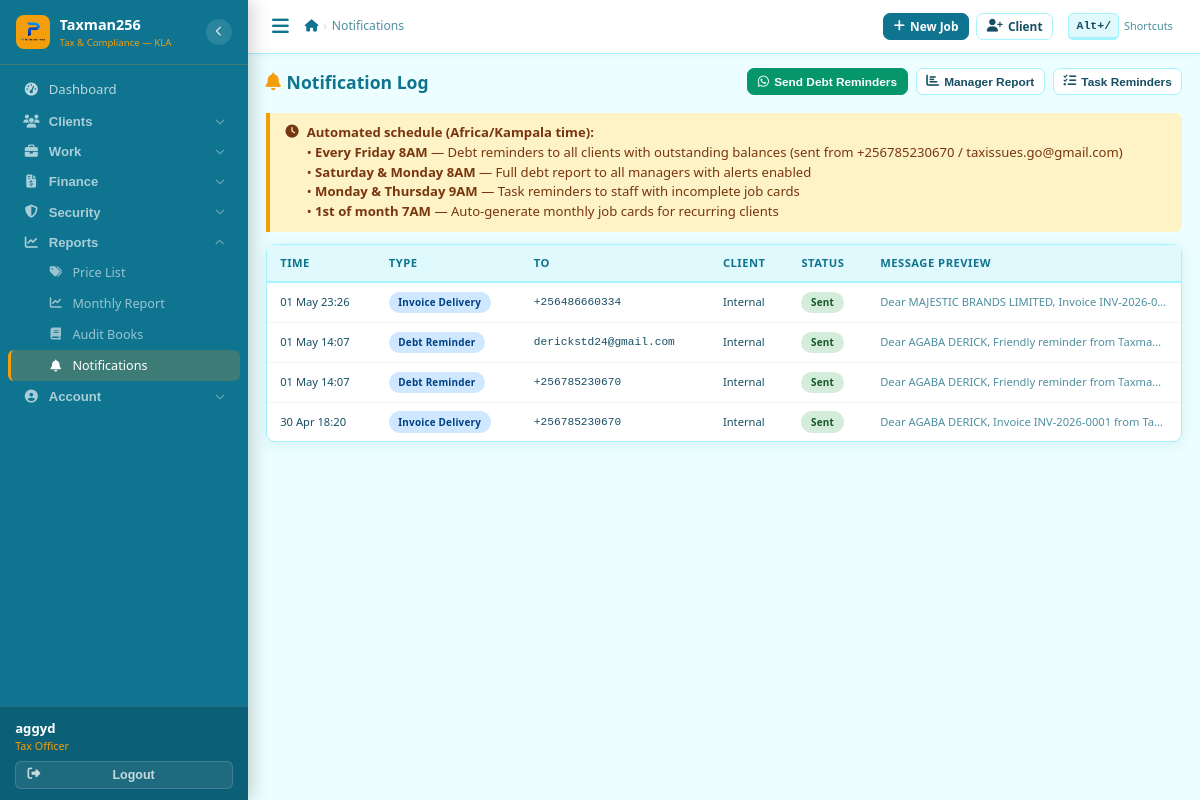
/notifications/ (signed in), run on the app's committed database.
### core/models.py (models this page shows, shortened)
class User(AbstractUser):
    ROLE_CHOICES = [
        ('receptionist', 'Receptionist'),
        ('tax_officer',  'Tax Officer'),
        ('senior_officer','Senior Officer'),
        ('manager',      'Manager'),
        ('admin',        'Admin'),
    ]
    THEME_CHOICES = [
        ('ocean',    'Ocean Teal'),
    ]
    role              = models.CharField(max_length=20, choices=ROLE_CHOICES, default='tax_officer')
    phone_whatsapp    = models.CharField(max_length=20, blank=True,
                                         help_text='WhatsApp number used for sending reminders (e.g. +256785230670)')
    email_notify      = models.EmailField(blank=True,
                                          help_text='Email used for sending communications (e.g. taxissues.go@gmail.com)')
    is_active_staff   = models.BooleanField(default=True)
    date_joined_firm  = models.DateField(null=True, blank=True)
    receive_debt_alerts = models.BooleanField(default=True,
                                               help_text='Receive Saturday/Monday debt reports')
    receive_task_reminders = models.BooleanField(default=True,
                                                  help_text='Receive reminders for incomplete tasks')
    ui_theme          = models.CharField(max_length=20, choices=THEME_CHOICES, default='ocean')

### notifications/models.py (models this page shows, shortened)
class NotificationLog(models.Model):
    TYPE = [
        ('debt_reminder','Debt Reminder'),('invoice_delivery','Invoice Delivery'),
        ('deadline_alert','Deadline Alert'),('internal_alert','Internal Manager Alert'),
        ('payment_confirmation','Payment Confirmation'),
    ]
    STATUS = [('queued','Queued'),('sent','Sent'),('delivered','Delivered'),('failed','Failed')]
    client = models.ForeignKey(Client, on_delete=models.SET_NULL, null=True, blank=True)
    recipient_number = models.CharField(max_length=30)
    message_type = models.CharField(max_length=30, choices=TYPE)
    message_body = models.TextField()
    attachment_url = models.URLField(blank=True)
    status = models.CharField(max_length=20, choices=STATUS, default='queued')
    sent_at = models.DateTimeField(null=True, blank=True)
    error_message = models.TextField(blank=True)
    triggered_by = models.ForeignKey(User, on_delete=models.SET_NULL, null=True, blank=True)
    created_at = models.DateTimeField(auto_now_add=True)
    class Meta:
        ordering = ['-created_at']

### notifications/views.py (the view)
# urls.py: path('',               views.notification_list,       name='list'),
@login_required
def notification_list(request):
    logs = NotificationLog.objects.select_related('client','triggered_by').all()[:200]
    return render(request, 'notifications/log_list.html', {'logs': logs})

### templates/notifications/log_list.html (shortened to what this page needs)
{% extends 'base.html' %}
{% block nav_notif %}active{% endblock %}
{% block breadcrumbs %}<li class="active">Notifications</li>{% endblock %}
{% block content %}
<div class="page-hdr">
  <h4 class="page-title"><i class="fas fa-bell"></i>Notification Log</h4>
  <div class="flex gap-2 flex-wrap">
    <form method="post" action="{% url 'notifications:send_reminders' %}">{% csrf_token %}
      <button class="btn btn-success btn-sm"><i class="fab fa-whatsapp"></i> Send Debt Reminders</button>
    </form>
    <form method="post" action="{% url 'notifications:manager_report' %}">{% csrf_token %}
      <button class="btn btn-outline btn-sm"><i class="fas fa-chart-bar"></i> Manager Report</button>
    </form>
    <form method="post" action="{% url 'notifications:task_reminders' %}">{% csrf_token %}
      <button class="btn btn-outline btn-sm"><i class="fas fa-tasks"></i> Task Reminders</button>
    </form>
  </div>
</div>
<div class="alert alert-note mb-3">
  <i class="fas fa-clock"></i>
  <div>
    <strong>Automated schedule (Africa/Kampala time):</strong><br>
    • <strong>Every Friday 8AM</strong> — Debt reminders to all clients with outstanding balances (sent from {{ firm_phone }} / {{ firm_email }})<br>
    • <strong>Saturday &amp; Monday 8AM</strong> — Full debt report to all managers with alerts enabled<br>
    • <strong>Monday &amp; Thursday 9AM</strong> — Task reminders to staff with incomplete job cards<br>
    • <strong>1st of month 7AM</strong> — Auto-generate monthly job cards for recurring clients
  </div>
</div>
<div class="card">
  <div class="tbl-wrap">
    <table class="tbl">
      <thead><tr><th>Time</th><th>Type</th><th>To</th><th>Client</th><th>Status</th><th>Message Preview</th></tr></thead>
      <tbody>
        {% for log in logs %}
        <tr>
          <td class="fs-xs" style="white-space:nowrap">{{ log.created_at|date:"d M H:i" }}</td>
          <td><span class="badge badge-open" style="font-size:.62rem">{{ log.get_message_type_display }}</span></td>
          <td class="fs-xs" style="font-family:monospace">{{ log.recipient_number }}</td>
          <td class="fs-xs">{{ log.client.get_display_name|default:"Internal"|truncatechars:18 }}</td>
          <td><span class="badge badge-{% if log.status == 'sent' or log.status == 'delivered' %}active{% elif log.status == 'failed' %}suspended{% else %}in_progress{% endif %}" style="font-size:.62rem">{{ log.get_status_display }}</span></td>
          <td class="fs-xs text-muted" style="max-width:280px;overflow:hidden;text-overflow:ellipsis;white-space:nowrap">{{ log.message_body|truncatechars:70 }}</td>
        </tr>
        {% empty %}
        <tr><td colspan="6"><div class="empty-state"><i class="fas fa-bell"></i><p>No notifications yet. Click a button above to trigger one manually.</p></div></td></tr>
        {% endfor %}
      </tbody>
    </table>
  </div>
</div>
{% endblock %}

### templates/base.html (shortened to what this page needs)
{% load static %}<!DOCTYPE html>
<html lang="en">
<head>
<link rel="stylesheet" href="https://cdnjs.cloudflare.com/ajax/libs/font-awesome/6.5.0/css/all.min.css">
<link rel="stylesheet" href="https://cdnjs.cloudflare.com/ajax/libs/select2/4.1.0-rc.0/css/select2.min.css">
<link rel="stylesheet" href="https://cdn.jsdelivr.net/npm/select2-bootstrap-5-theme@1.3.0/dist/select2-bootstrap-5-theme.min.css">
<link rel="stylesheet" href="https://cdnjs.cloudflare.com/ajax/libs/flatpickr/4.6.13/flatpickr.min.css">
<link rel="stylesheet" href="{% static 'css/app.css' %}?v=5">
</head>
<body data-theme="ocean">
{% if user.is_authenticated %}
<nav class="sidebar" id="sidebar">
  <div class="sb-brand">
    <div class="sb-icon"><img src="{% static 'icons/primeserver.png' %}" alt="Logo" style="width:100%;height:100%;object-fit:contain"></div>
    <div class="sb-brand-text">
      <div class="sb-brand-name">Taxman256</div>
      <div class="sb-brand-sub">Tax &amp; Compliance — KLA</div>
    </div>
    <button type="button" class="sb-toggle" id="sidebarToggle" title="Toggle sidebar">
      <i class="fas fa-chevron-left" id="sidebarToggleIcon"></i>
    </button>
  </div>
  <div class="sb-scroll">
    <a href="{% url 'dashboard:index' %}" class="sb-link {% block nav_dash %}{% endblock %}" title="Dashboard">
      <i class="fas fa-tachometer-alt"></i>
      <span class="sb-lbl">Dashboard</span>
    </a>
    <div class="sb-group" id="grp-clients">
      <button type="button" class="sb-group-hd" data-grp="grp-clients" data-href="{% url 'clients:list' %}" title="Clients">
        <i class="fas fa-users"></i>
        <span class="sb-lbl">Clients</span>
        <i class="fas fa-chevron-down sb-arrow"></i>
      </button>
    </div>
    <div class="sb-group" id="grp-work">
      <button type="button" class="sb-group-hd" data-grp="grp-work" data-href="{% url 'services:list' %}" title="Work">
        <i class="fas fa-briefcase"></i>
        <span class="sb-lbl">Work</span>
        <i class="fas fa-chevron-down sb-arrow"></i>
      </button>
    </div>
    <div class="sb-group" id="grp-finance">
      <button type="button" class="sb-group-hd" data-grp="grp-finance" data-href="{% url 'billing:list' %}" title="Finance">
        <i class="fas fa-file-invoice-dollar"></i>
        <span class="sb-lbl">Finance</span>
        <i class="fas fa-chevron-down sb-arrow"></i>
      </button>
    </div>
    <div class="sb-group" id="grp-security">
      <button type="button" class="sb-group-hd" data-grp="grp-security" data-href="{% url 'credentials:list' %}" title="Security">
        <i class="fas fa-shield-alt"></i>
        <span class="sb-lbl">Security</span>
        <i class="fas fa-chevron-down sb-arrow"></i>
      </button>
    </div>
    <div class="sb-group" id="grp-reports">
      <button type="button" class="sb-group-hd" data-grp="grp-reports" data-href="{% url 'documents:price_list' %}" title="Reports">
        <i class="fas fa-chart-line"></i>
        <span class="sb-lbl">Reports</span>
        <i class="fas fa-chevron-down sb-arrow"></i>
      </button>
      <div class="sb-sub" id="sub-reports">
        <a href="{% url 'documents:price_list' %}"     class="sb-link {% block nav_price %}{% endblock %}" title="Price List"><i class="fas fa-tags"></i><span class="sb-lbl">Price List</span></a>
        <a href="{% url 'documents:monthly_report' %}" class="sb-link" title="Monthly Report"><i class="fas fa-chart-line"></i><span class="sb-lbl">Monthly Report</span></a>
        <a href="{% url 'documents:audit_books' %}"    class="sb-link" title="Audit Books"><i class="fas fa-book"></i><span class="sb-lbl">Audit Books</span></a>
        <a href="{% url 'notifications:list' %}"       class="sb-link {% block nav_notif %}{% endblock %}" title="Notifications"><i class="fas fa-bell"></i><span class="sb-lbl">Notifications</span></a>
      </div>
    </div>
    <div class="sb-group" id="grp-account">
      <button type="button" class="sb-group-hd" data-grp="grp-account" data-href="{% url 'core:settings' %}" title="Account">
        <i class="fas fa-user-circle"></i>
        <span class="sb-lbl">Account</span>
        <i class="fas fa-chevron-down sb-arrow"></i>
      </button>
    </div>
  </div>
  <div class="sb-footer">
    <div class="sb-user-info">
      <div class="sb-uname">{{ user.get_full_name|default:user.username }}</div>
      <div class="sb-urole">{{ user.get_role_display }}{% if user.phone_whatsapp %} · {{ user.phone_whatsapp }}{% endif %}</div>
    </div>
    <form method="post" action="{% url 'logout' %}" style="margin:0">{% csrf_token %}
      <button type="submit" class="sb-logout-btn">
        <i class="fas fa-sign-out-alt"></i><span class="sb-lbl"> Logout</span>
      </button>
    </form>
  </div>
</nav>
<div class="main">
  <div class="topbar">
    <div class="topbar-l">
      <button class="hamburger" id="hamburger" aria-label="Menu"><i class="fas fa-bars"></i></button>
      <nav aria-label="breadcrumb"><ol class="bc">
        <li><a href="{% url 'dashboard:index' %}"><i class="fas fa-home"></i></a></li>
        {% block breadcrumbs %}{% endblock %}
      </ol></nav>
    </div>
    <div class="topbar-r">
      <a href="{% url 'services:create' %}" class="btn btn-primary btn-sm"><i class="fas fa-plus"></i> New Job</a>
      <a href="{% url 'clients:create' %}"  class="btn btn-outline btn-sm d-xs-none"><i class="fas fa-user-plus"></i> Client</a>
      <span class="kb-hint d-xs-none" onclick="window.txShowShortcuts&&window.txShowShortcuts()" title="Keyboard shortcuts">
        <kbd>Alt+/</kbd> Shortcuts
      </span>
    </div>
  </div>
  <div class="page-body">{% block content %}{% endblock %}</div>
</div>
{% else %}{% block auth_content %}{% endblock %}{% endif %}
</body>
</html>

### data on the page
User: get_full_name "aggyd", role "Tax Officer"
NotificationLog: created_at "01 May 23:26", message_type "Invoice Delivery", recipient_number "+256486660334", client.get_display_name "Internal", status "Sent", message_body "Dear MAJESTIC BRANDS LIMITED, Invoice INV-2026-0…"
NotificationLog: created_at "01 May 14:07", message_type "Debt Reminder", recipient_number "derickstd24@gmail.com", client.get_display_name "Internal", status "Sent", message_body "Dear AGABA DERICK, Friendly reminder from Taxma…"
NotificationLog: created_at "01 May 14:07", message_type "Debt Reminder", recipient_number "+256785230670", client.get_display_name "Internal", status "Sent", message_body "Dear AGABA DERICK, Friendly reminder from Taxma…"
NotificationLog: created_at "30 Apr 18:20", message_type "Invoice Delivery", recipient_number "+256785230670", client.get_display_name "Internal", status "Sent", message_body "Dear AGABA DERICK, Invoice INV-2026-0001 from Ta…"

### other printed values
{{ firm_phone }} "+256785230670"
{{ firm_email }} "taxissues.go@gmail.com"
